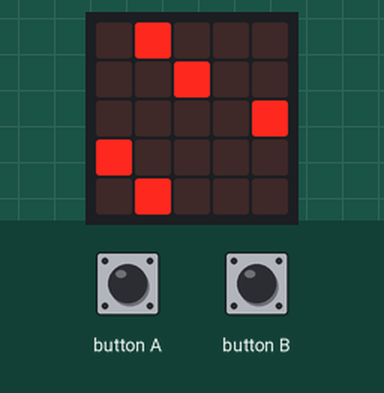
The program below on a simulated BBC micro:bit (MakeCode). Shown: the board's 5×5 LED display. The inputs (shaded band) are chosen by the test bench.

Above: at 1.2 s.
1.3 s: button B pressed for 0.15 s
At 1.35 s:
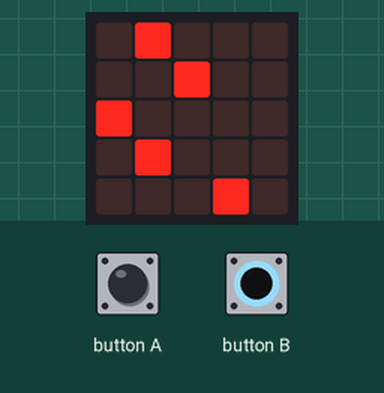
At 2.8 s:
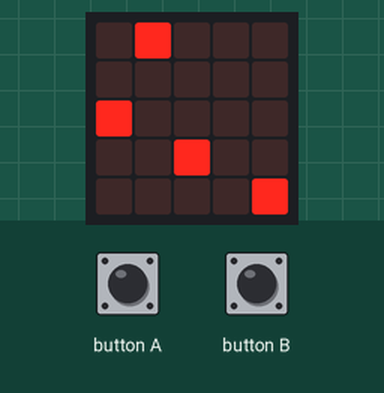
Timing chart, 0 to 4.3 s (numbered marks = the images above; inputs shaded):
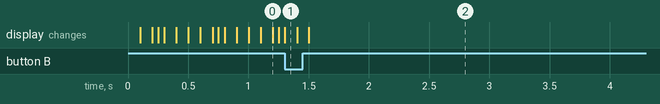

The program:

main.ts
```typescript
/**
 * 未完成
 */
function led2 (y: number, speed: number, x: number) {
    while (true) {
        for (let index = 0; index <= 4; index++) {
            if (list[y][index] == 1) {
                led.plot(index, y)
            } else {
                led.unplot(index, y)
            }
        }
        if (換邊 == 0) {
            // 從左到右
            list[y].unshift(list[y].pop())
            basic.pause(speed)
        } else if (換邊 == 1) {
            // 從右到左
            // (A鍵)
            list[y].push(list[y].shift())
            basic.pause(speed)
        } else if (換邊 == 2) {

        }
    }
}
// 從右而左
input.onButtonPressed(Button.A, function () {
    換邊 = 1
})
/**
 * 未完成
 */
input.onButtonPressed(Button.B, function () {
    換邊 = 2
    list = [
    [
    1,
    1,
    1,
    1,
    1
    ],
    [
    0,
    0,
    0,
    0,
    0
    ],
    [
    0,
    0,
    0,
    0,
    0
    ],
    [
    0,
    0,
    0,
    0,
    0
    ],
    [
    0,
    0,
    0,
    0,
    0
    ]
    ]
})
let list: number[][] = []
let 換邊 = 0
換邊 = 0
list = [
[
1,
0,
0,
0,
0
],
[
1,
0,
0,
0,
0
],
[
1,
0,
0,
0,
0
],
[
1,
0,
0,
0,
0
],
[
1,
0,
0,
0,
0
]
]
basic.forever(function () {

})
// 第一排的燈
control.inBackground(function () {
    led2(0, 1000, 0)
})
// 第二排的燈
control.inBackground(function () {
    led2(1, 500, 1)
})
// 第三排的燈
control.inBackground(function () {
    led2(2, 250, 2)
})
// 第四排的燈
control.inBackground(function () {
    led2(3, 200, 3)
})
// 第五排的燈
control.inBackground(function () {
    led2(4, 100, 4)
})
```

test.ts
```typescript
// 在這裡測試；當此封包作為擴充功能時，將不會編譯此內容。
```

Measured:
- after the input at 1.3 s, the display: first differs from a run without the input after 0.20 s (image 2)
